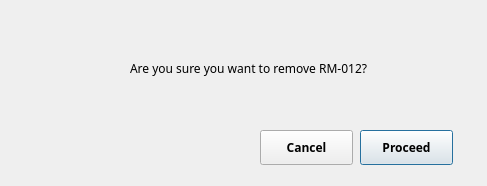
<?xml version="1.0" encoding="UTF-8"?>
<ui version="4.0">
 <class>Dialog</class>
 <widget class="QDialog" name="Dialog">
  <property name="geometry">
   <rect>
    <x>0</x>
    <y>0</y>
    <width>487</width>
    <height>186</height>
   </rect>
  </property>
  <property name="windowTitle">
   <string>Dialog</string>
  </property>
  <widget class="QLabel" name="d_icon">
   <property name="geometry">
    <rect>
     <x>40</x>
     <y>40</y>
     <width>61</width>
     <height>61</height>
    </rect>
   </property>
   <property name="styleSheet">
    <string notr="true"/>
   </property>
   <property name="text">
    <string/>
   </property>
   <property name="pixmap">
    <pixmap>restore.png</pixmap>
   </property>
   <property name="scaledContents">
    <bool>true</bool>
   </property>
  </widget>
  <widget class="QLabel" name="txtQuestion">
   <property name="geometry">
    <rect>
     <x>130</x>
     <y>60</y>
     <width>331</width>
     <height>16</height>
    </rect>
   </property>
   <property name="font">
    <font>
     <family>Century Gothic</family>
     <pointsize>9</pointsize>
     <weight>50</weight>
     <italic>false</italic>
     <bold>false</bold>
    </font>
   </property>
   <property name="text">
    <string>Are you sure you want to remove RM-012?</string>
   </property>
  </widget>
  <widget class="QPushButton" name="btnProceed">
   <property name="geometry">
    <rect>
     <x>360</x>
     <y>130</y>
     <width>93</width>
     <height>35</height>
    </rect>
   </property>
   <property name="minimumSize">
    <size>
     <width>0</width>
     <height>35</height>
    </size>
   </property>
   <property name="maximumSize">
    <size>
     <width>16777215</width>
     <height>35</height>
    </size>
   </property>
   <property name="font">
    <font>
     <family>Century Gothic</family>
     <pointsize>9</pointsize>
     <weight>75</weight>
     <bold>true</bold>
    </font>
   </property>
   <property name="text">
    <string>Proceed</string>
   </property>
  </widget>
  <widget class="QPushButton" name="btnCancel">
   <property name="geometry">
    <rect>
     <x>260</x>
     <y>130</y>
     <width>93</width>
     <height>35</height>
    </rect>
   </property>
   <property name="minimumSize">
    <size>
     <width>0</width>
     <height>35</height>
    </size>
   </property>
   <property name="maximumSize">
    <size>
     <width>16777215</width>
     <height>35</height>
    </size>
   </property>
   <property name="font">
    <font>
     <family>Century Gothic</family>
     <pointsize>9</pointsize>
     <weight>75</weight>
     <bold>true</bold>
    </font>
   </property>
   <property name="text">
    <string>Cancel</string>
   </property>
  </widget>
 </widget>
 <resources/>
 <connections>
  <connection>
   <sender>btnCancel</sender>
   <signal>clicked()</signal>
   <receiver>Dialog</receiver>
   <slot>close()</slot>
   <hints>
    <hint type="sourcelabel">
     <x>306</x>
     <y>147</y>
    </hint>
    <hint type="destinationlabel">
     <x>243</x>
     <y>92</y>
    </hint>
   </hints>
  </connection>
 </connections>
</ui>
